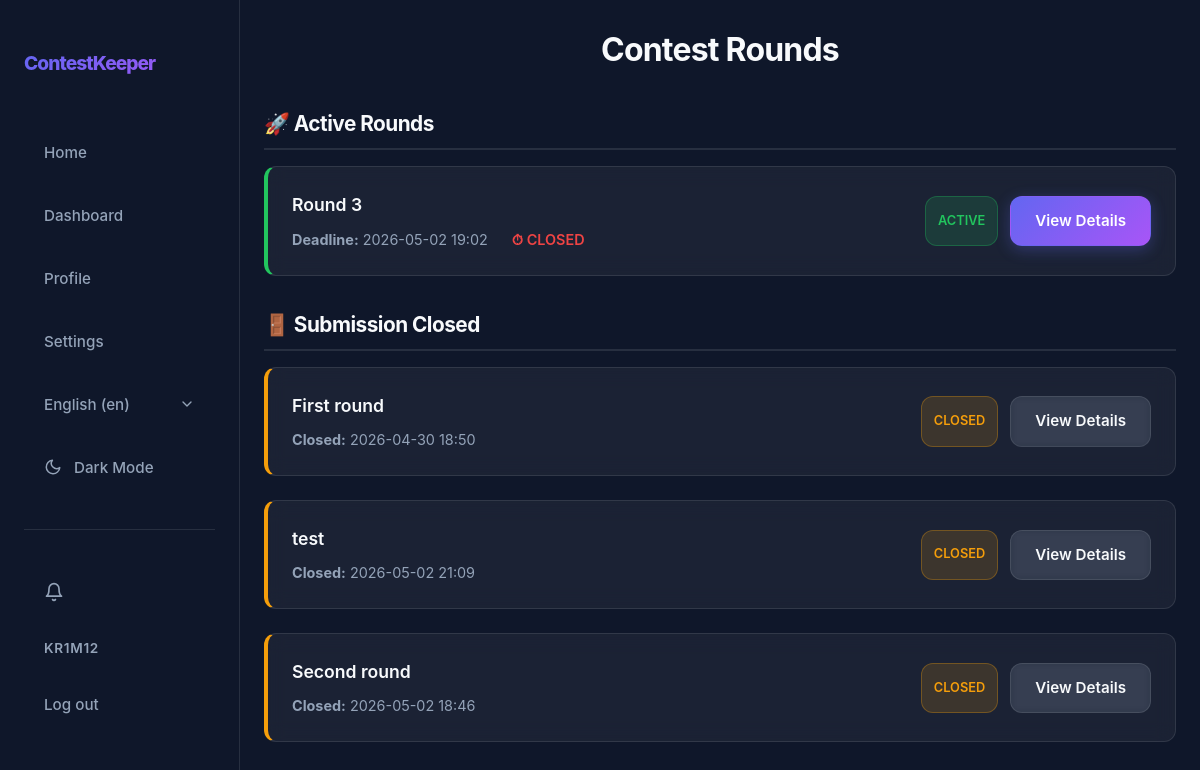
The page /en/contests/16/rounds/team/ (signed in) on the database its author committed.
### app/models.py (models this page shows, shortened)
class User(AbstractUser):
    class Role(models.TextChoices):
        ORGANIZER = "ORGANIZER", _("Organizer")
        JURY = "JURY", _("Jury")
        PARTICIPANT = "PARTICIPANT", _("Participant")
    username = models.CharField(max_length=20, unique=True)
    bio = models.CharField(max_length=200, blank=True)
    role = models.CharField(choices=Role.choices, default=Role.PARTICIPANT)
    def is_jury(self):
        return self.role == self.Role.JURY

class Round(models.Model):
    class Status(models.TextChoices):
        DRAFT = "DRAFT", _("Draft")
        ACTIVE = "ACTIVE", _("Active")
        SUBMISSION_CLOSED = "SUBMISSION_CLOSED", _("Submission Closed")
        EVALUATED = "EVALUATED", _("Evaluated")
    contest = models.ForeignKey(Contest, on_delete=models.CASCADE, related_name="rounds", verbose_name=_("Contest"))
    title = models.CharField(_("Title"), max_length=200)
    description = models.TextField(_("Description"))
    tech_requirements = models.TextField(_("Technical Requirements"))
    must_have = models.JSONField(_("Must-Have Checklist"), default=list, help_text=_("List of required checklist items"))
    start_time = models.DateTimeField(_("Start Time"))
    deadline = models.DateTimeField(_("Deadline"))
    materials = models.JSONField(_("Materials"), default=list, blank=True, null=True, help_text=_("List of {label, url}"))
    status = models.CharField(_("Status"), max_length=20, choices=Status.choices, default=Status.DRAFT)
    order = models.PositiveIntegerField(_("Order"), default=0, help_text=_("Round number within contest"))
    created_by = models.ForeignKey(User, on_delete=models.SET_NULL, null=True, related_name="created_rounds")
    created_at = models.DateTimeField(auto_now_add=True)
    class Meta:
        ordering = ["contest", "order", "created_at"]
        unique_together = ("contest", "order")
    def time_remaining(self):
        from django.utils import timezone
        now = timezone.now()
        if self.deadline <= now:
            return None
        return self.deadline - now

### app/views/views_rounds.py (the view)
# urls.py: path("<int:pk>/rounds/team/",               views.ContestRoundsTeamView.as_view(), name="contest_rounds_team"),
class ContestRoundsTeamView(RedirectToRegisterMixin, TemplateView):
    template_name = "app/contests/contest_rounds_team.html"
    def get_context_data(self, **kwargs):
        contest = get_object_or_404(Contest, pk=self.kwargs["pk"])
        now = timezone.now()
        active_rounds = contest.rounds.filter(status=Round.Status.ACTIVE, start_time__lte=now).order_by("order")
        closed_rounds = contest.rounds.filter(status=Round.Status.SUBMISSION_CLOSED).order_by("order")
        evaluated_rounds = contest.rounds.filter(status=Round.Status.EVALUATED).order_by("order")
        return super().get_context_data(
            contest=contest,
            active_rounds=active_rounds,
            closed_rounds=closed_rounds,
            evaluated_rounds=evaluated_rounds,
        )

### app/context_processors.py (called while the page is built)
def notification_count(request):
    if request.user.is_authenticated:
        return {
            'unread_notification_count': request.user.notifications.filter(is_read=False).count()
        }
    return {'unread_notification_count': 0}

### app/templates/app/contests/contest_rounds_team.html (shortened to what this page needs)
{% extends 'app/core/base.html' %}
{% load static i18n %}
{% block extra_css %}
<link rel="stylesheet" href="{% static 'css/core/nav.css' %}">
<link rel="stylesheet" href="{% static 'css/contests/contest_rounds_team.css' %}">
{% endblock %}
{% block content %}
        <h1 class="h1-001">{% trans "Contest Rounds" %}</h1>
        {% if active_rounds %}
            <div class="round-section">
                <h2>🚀 {% trans "Active Rounds" %}</h2>
                <div class="rounds-container">
                    {% for round in active_rounds %}
                        <div class="round-card active">
                            <div class="round-info">
                                <div class="round-title">{{ round.title }}</div>
                                <div class="round-meta">
                                    <span><strong>{% trans "Deadline" %}:</strong> {{ round.deadline|date:'Y-m-d H:i' }}</span>
                                    <span>
                                        {% with total_seconds=round.time_remaining %}
                                            {% if total_seconds > 0 %}
                                                <strong class="countdown">⏱ {% trans "Time Left" %}:</strong>
                                                <span id="countdown-{{ round.id }}" data-deadline="{{ round.deadline|date:'c' }}">
                                                    {% trans "Loading..." %}
                                                </span>
                                            {% else %}
                                                <strong class="countdown-danger">⏱ {% trans "CLOSED" %}</strong>
                                            {% endif %}
                                        {% endwith %}
                                    </span>
                                </div>
                            </div>
                            <div class="round-actions">
                                <span class="status-badge status-active">{% trans "ACTIVE" %}</span>
                                <a href="{% url 'round_detail_team' round.contest.pk round.pk %}" class="btn btn-primary">{% trans "View Details" %}</a>
                            </div>
                        </div>
                    {% endfor %}
                </div>
            </div>
        {% endif %}
        {% if closed_rounds %}
            <div class="round-section">
                <h2>🚪 {% trans "Submission Closed" %}</h2>
                <div class="rounds-container">
                    {% for round in closed_rounds %}
                        <div class="round-card closed">
                            <div class="round-info">
                                <div class="round-title">{{ round.title }}</div>
                                <div class="round-meta">
                                    <span><strong>{% trans "Closed" %}:</strong> {{ round.deadline|date:'Y-m-d H:i' }}</span>
                                </div>
                            </div>
                            <div class="round-actions">
                                <span class="status-badge status-closed">{% trans "CLOSED" %}</span>
                                <a href="{% url 'round_detail_team' round.contest.pk round.pk %}" class="btn btn-secondary">{% trans "View Details" %}</a>
                            </div>
                        </div>
                    {% endfor %}
                </div>
            </div>
        {% endif %}
{% endblock %}

### app/templates/app/core/nav.html (shortened to what this page needs)
{% load static i18n %}
<nav id="nav">
    <div class="nav-container">
        <a href="{% url 'home' %}" class="nav-logo">{% trans 'ContestKeeper' %}</a>
        <div class="nav-links">
            <button data-url="{% url 'home' %}" class="nav-link" id="homeBtn">{% trans "Home" %}</button>
            <button data-url="{% url 'dashboard' %}" class="nav-link" id="dashboardBtn">{% trans "Dashboard" %}</button>
            <button data-url="{% url 'profile' %}" class="nav-link" id="profileBtn">{% trans "Profile" %}</button>
            <button data-url="{% url 'settings' %}" class="nav-link" id="settingsBtn">{% trans "Settings" %}</button>
            <div class="nav-lang-switcher">
                <form action="{% url 'set_language' %}" method="post" class="form-001">
                    <select name="language" onchange="this.form.submit()" class="nav-lang-select" aria-label="{% trans 'Select language' %}">
                        {% get_current_language as LANGUAGE_CODE %}
                        {% get_available_languages as LANGUAGES %}
                        {% get_language_info_list for LANGUAGES as languages %}
                        {% for language in languages %}
                            <option value="{{ language.code }}"{% if language.code == LANGUAGE_CODE %} selected{% endif %}>
                                {{ language.name_local }} ({{ language.code }})
                            </option>
                        {% endfor %}
                    </select>
                </form>
            </div>
            <button id="themeToggle" class="nav-link" aria-label="{% trans 'Toggle theme' %}">
                <svg id="themeIcon" width="18" height="18" viewBox="0 0 24 24" fill="none" stroke="currentColor" stroke-width="2" stroke-linecap="round" stroke-linejoin="round" class="svg-001">
                    <path d="M21 12.79A9 9 0 1 1 11.21 3 7 7 0 0 0 21 12.79z"></path>
                </svg>
                <span id="themeText">{% if request.COOKIES.theme == 'light' %}{% trans "Light Mode" %}{% else %}{% trans "Dark Mode" %}{% endif %}</span>
            </button>
            <hr class="nav-auth-divider">
            {% if user.is_authenticated %}
            <button data-url="{% url 'notification_list' %}" class="nav-link notification-btn" id="notificationsBtn" aria-label="{% trans 'Notifications' %}">
                <svg width="20" height="20" viewBox="0 0 24 24" fill="none" stroke="currentColor" stroke-width="2" stroke-linecap="round" stroke-linejoin="round">
                    <path d="M18 8A6 6 0 0 0 6 8c0 7-3 9-3 9h18s-3-2-3-9"></path>
                    <path d="M13.73 21a2 2 0 0 1-3.46 0"></path>
                </svg>
            </button>
            <span class="nav-user">{{ user.username }}</span>
            <form method="post" action="{% url 'logout' %}" class="nav-logout-form">
                <button type="submit" class="nav-link">{% trans "Log out" %}</button>
            </form>
            {% else %}
            <a href="{% url 'register' %}" class="nav-link">{% trans "Register" %}</a>
            <a href="{% url 'login' %}" class="nav-link">{% trans "Log in" %}</a>
            {% endif %}
        </div>
    </div>
</nav>

### app/static/css/core/common.css (style rules this page uses)
:root { --nav-width: 260px; --primary: #6366f1; --primary-rgb: 99, 102, 241; --primary-hover: #4f46e5; --secondary: #a855f7; --bg-dark: #0f172a; --bg-card: var(--glass-light); --text-main: #f8fafc; --text-muted: #94a3b8; --border: rgba(var(--white-rgb), 0.1); --glass: var(--glass-light); --glass-hover: rgba(var(--white-rgb), 0.1); --bg-card-hover: rgba(var(--bg-dark-rgb), 0.95); --input-bg: var(--bg-navy-medium); --input-bg-focus: var(--bg-navy-solid); --input-text: #ffffff; --shadow-lg: 0 10px 25px -5px var(--shadow-intensity-dark), 0 8px 10px -6px var(--shadow-intensity-dark); --success: #22c55e; --success-rgb: 34, 197, 94; --error: #ef4444; --error-rgb: 239, 68, 68; --warning: #f59e0b; --warning-rgb: 245, 158, 11; --info: #3b82f6; --info-rgb: 59, 130, 246; --slate-rgb: 148, 163, 184; --white-rgb: 255, 255, 255; --black-rgb: 0, 0, 0; --bg-primary-tint: rgba(var(--primary-rgb), 0.1); --bg-success-tint: rgba(var(--success-rgb), 0.15); --bg-error-tint: rgba(var(--error-rgb), 0.15); --bg-warning-tint: rgba(var(--warning-rgb), 0.15); --bg-info-tint: rgba(var(--info-rgb), 0.15); --bg-slate-tint: rgba(var(--slate-rgb), 0.15); --overlay-subtle: rgba(var(--black-rgb), 0.05); --overlay-medium: rgba(var(--black-rgb), 0.1); --glass-light: rgba(var(--white-rgb), 0.05); --glass-medium: rgba(var(--white-rgb), 0.3); --glass-border-light: rgba(var(--white-rgb), 0.1); --shadow-brand: var(--shadow-brand); --primary-subtle: rgba(var(--primary-rgb), 0.1); --primary-medium: rgba(var(--primary-rgb), 0.3); --primary-strong: rgba(var(--primary-rgb), 0.4); --bg-dark-rgb: 15, 23, 42; --bg-navy-soft: rgba(var(--bg-dark-rgb), 0.4); --bg-navy-medium: rgba(var(--bg-dark-rgb), 0.6); --bg-navy-solid: rgba(var(--bg-dark-rgb), 0.8); --shadow-intensity-dark: rgba(var(--black-rgb), 0.3); --shadow-faint: rgba(var(--black-rgb), 0.06); --glass-solid-light: rgba(var(--white-rgb), 0.85); --glass-solid-ultra: rgba(var(--white-rgb), 0.95); --white-alpha-02: rgba(var(--white-rgb), 0.02); --white-alpha-03: rgba(var(--white-rgb), 0.03); --white-alpha-07: rgba(var(--white-rgb), 0.07); --white-alpha-20: rgba(var(--white-rgb), 0.20); --hex-primary-1: var(--primary); --hex-primary-2: var(--primary); --hex-indigo-alt: var(--primary); --hex-primary-light: var(--bg-primary-tint); --hex-primary-lightest: var(--bg-primary-tint); --hex-primary-dark: var(--primary-hover); --hex-success-1: var(--success); --hex-success-2: var(--success); --hex-success-3: var(--success); --hex-success-4: var(--success); --hex-success-light: var(--bg-success-tint); --hex-success-dark: var(--success); }
@media (max-width: 1200px) { :root { --nav-width: 240px; } }
* { margin: 0; box-sizing: border-box; }
html { overflow-x: clip; font-size: clamp(16px, 1vw, 5vw); }
body { background-color: var(--bg-dark); color: var(--text-main); font-family: "Inter", -apple-system, BlinkMacSystemFont, "Segoe UI", Roboto, Helvetica, Arial, sans-serif; line-height: 1.6; min-height: 100vh; overflow-x: clip; }
h1, h2, h3 { color: var(--text-main); letter-spacing: -0.025em; }
.btn { display: inline-flex; align-items: center; justify-content: center; padding: 0.75rem 1.5rem; border-radius: 0.75rem; font-weight: 600; font-size: 0.95rem; font-family: inherit; text-decoration: none; transition: all 0.2s ease; cursor: pointer; border: 1px solid transparent; gap: 0.5rem; }
.btn-primary { background: linear-gradient(135deg, var(--primary) 0%, var(--secondary) 100%); color: white; box-shadow: 0 4px 15px var(--primary-medium); }
.btn-secondary { background: var(--bg-slate-tint); color: var(--text-main); border: 1px solid var(--border); backdrop-filter: blur(4px); }
.form-input, input, textarea, select { width: 100%; background: var(--input-bg); border: 1px solid var(--border); border-radius: 0.8rem; padding: 0.8rem 1rem; color: var(--input-text); font-family: inherit; font-size: 1rem; transition: all 0.3s; }

### rows shown on the page
User: username "KR1M12"
Round: title "Round 3", deadline "2026-05-02 19:02"
Round: title "First round", deadline "2026-04-30 18:50"
Round: title "test", deadline "2026-05-02 21:09"
Round: title "Second round", deadline "2026-05-02 18:46"

### other values the page prints
form field language "English (en)"
